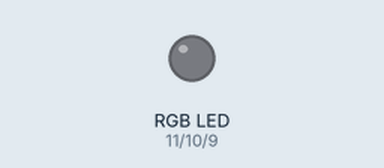
Recording of a sketch running on a simulated Arduino Uno, built with avr-gcc and run on an emulated ATmega328P. On the bench: an RGB LED mixed from three pins (HIGH = lit).

Above: at 0.5 s.
At 1.5 s:
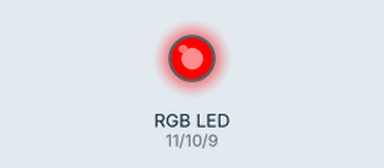
At 2.5 s:
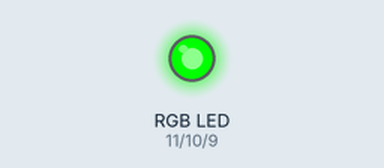
At 3.5 s:
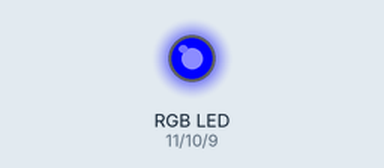
Timing chart, 0 to 5.2 s (numbered marks = the images above):
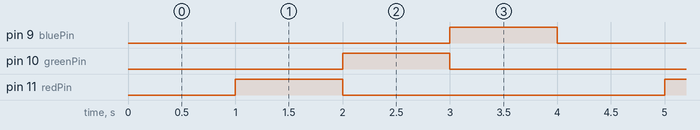

Measured:
- by itself, pin 9 (bluePin), pin 10 (greenPin), pin 11 (redPin): alternates HIGH for 1.0 s and LOW for 3.0 s
- by itself, everything shown: repeats every 4.0 s, in 4 steps

The sketch:

rgb_led_1.ino
```cpp
const int redPin = 11;   // číslo pinu červené barvy
const int greenPin = 10; // číslo pinu zelené barvy
const int bluePin = 9;   // číslo pinu modré barvy

void setup() {
  pinMode(redPin, OUTPUT);   // nastavení pinu redPin jako výstupu
  pinMode(greenPin, OUTPUT); // nastavení pinu greenPin jako výstupu
  pinMode(bluePin, OUTPUT);  // nastavení pinu bluePin jako výstupu
}

void loop() {
  color(0,0,0); // vypnuti
  delay(1000);
  color(255,0,0); // cervena
  delay(1000);
  color(0,255,0); // zelena
  delay(1000);
  color(0,0,255); // modra
  delay(1000);
}

// generace barvy
void color (unsigned char red, unsigned char green, unsigned char blue) {
  analogWrite(redPin, red);
  analogWrite(bluePin, blue);
  analogWrite(greenPin, green);
}
```
